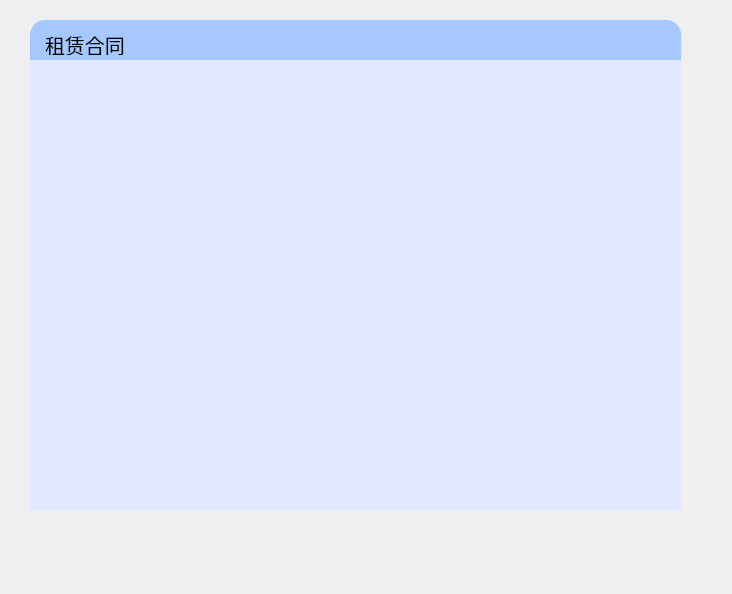
<?xml version="1.0" encoding="UTF-8"?>
<ui version="4.0">
 <class>Pay</class>
 <widget class="QWidget" name="Pay">
  <property name="geometry">
   <rect>
    <x>0</x>
    <y>0</y>
    <width>732</width>
    <height>594</height>
   </rect>
  </property>
  <property name="windowTitle">
   <string>Form</string>
  </property>
  <widget class="QWidget" name="widget" native="true">
   <property name="geometry">
    <rect>
     <x>30</x>
     <y>20</y>
     <width>651</width>
     <height>491</height>
    </rect>
   </property>
   <property name="styleSheet">
    <string notr="true">QWidget
{
	background:rgb(226, 232, 255);
 border-top-left-radius:15px;
	border-top-right-radius:15px;
}


</string>
   </property>
   <widget class="QLabel" name="label">
    <property name="geometry">
     <rect>
      <x>40</x>
      <y>80</y>
      <width>280</width>
      <height>360</height>
     </rect>
    </property>
    <property name="styleSheet">
     <string notr="true">
border-image:  url(:/icon/B36AC9D518FCA380A0E56850D2CE2889.jpg);</string>
    </property>
    <property name="text">
     <string/>
    </property>
    <property name="scaledContents">
     <bool>true</bool>
    </property>
   </widget>
   <widget class="QLabel" name="label_2">
    <property name="geometry">
     <rect>
      <x>340</x>
      <y>80</y>
      <width>280</width>
      <height>360</height>
     </rect>
    </property>
    <property name="styleSheet">
     <string notr="true">border-image: url(:/icon/587485E7898F1773A0CF2807D4D4A126.jpg);</string>
    </property>
    <property name="text">
     <string/>
    </property>
    <property name="scaledContents">
     <bool>true</bool>
    </property>
   </widget>
   <widget class="QWidget" name="widget_16" native="true">
    <property name="geometry">
     <rect>
      <x>0</x>
      <y>0</y>
      <width>651</width>
      <height>40</height>
     </rect>
    </property>
    <property name="styleSheet">
     <string notr="true">QWidget
{
	background:rgb(165, 200, 255);
 border-top-left-radius:15px;
	border-top-right-radius:15px;
}
</string>
    </property>
    <widget class="QLabel" name="label_31">
     <property name="geometry">
      <rect>
       <x>15</x>
       <y>15</y>
       <width>141</width>
       <height>20</height>
      </rect>
     </property>
     <property name="styleSheet">
      <string notr="true">font-size:20px;</string>
     </property>
     <property name="text">
      <string>租赁合同</string>
     </property>
    </widget>
    <widget class="QPushButton" name="btnMenu_Close">
     <property name="geometry">
      <rect>
       <x>610</x>
       <y>10</y>
       <width>30</width>
       <height>30</height>
      </rect>
     </property>
     <property name="styleSheet">
      <string notr="true">QPushButton
{
background:transparent;
	image: url(:/icon/2.png);
}
QPushButton:hover
{
image: url(:/icon/close_hover.png);
}
QPushButton:pressed
{
image: url(:/icon/close_press.png);
}</string>
     </property>
     <property name="text">
      <string/>
     </property>
     <property name="iconSize">
      <size>
       <width>30</width>
       <height>30</height>
      </size>
     </property>
    </widget>
   </widget>
  </widget>
 </widget>
 <resources>
  <include location="../../image/image.qrc"/>
 </resources>
 <connections/>
</ui>
